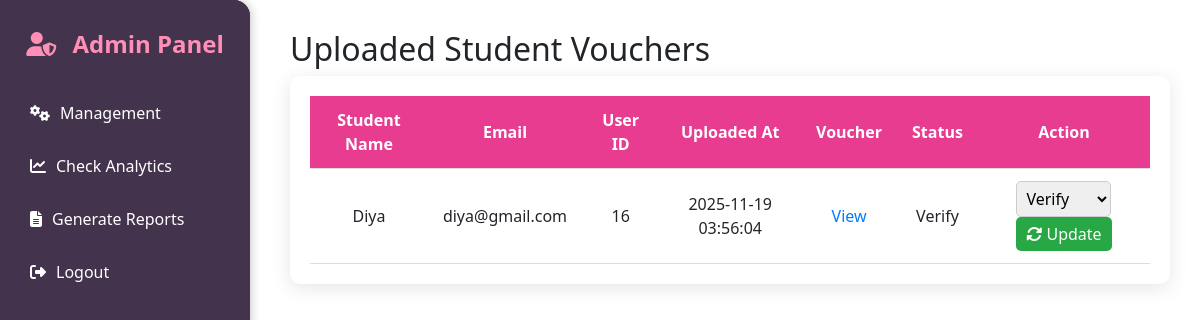
The page /manage_voucher.php (signed in) on the database its author committed.
### tables this page shows
CREATE TABLE `uploadvoucher` (
  `id` int(11) NOT NULL,
  `studentName` varchar(100) DEFAULT NULL,
  `instructorID` int(11) DEFAULT NULL,
  `filename` varchar(255) DEFAULT NULL,
  `uploaded_at` timestamp NOT NULL DEFAULT current_timestamp(),
  `email` varchar(100) DEFAULT NULL,
  `status` varchar(20) DEFAULT 'Pending',
  `user_id` int(11) DEFAULT NULL
);

### manage_voucher.php (the view, shortened to what this page needs)
<?php
include '../db_connection.php';
$sql = "SELECT id, studentName, email, filename, status, uploaded_at, user_id FROM uploadvoucher ORDER BY uploaded_at DESC";
$result = $conn->query($sql);
?>
<!DOCTYPE html>
<html lang="en">
<head>
<link href="https://cdn.jsdelivr.net/npm/bootstrap@5.3.0/dist/css/bootstrap.min.css" rel="stylesheet">
<link rel="stylesheet" href="https://cdnjs.cloudflare.com/ajax/libs/font-awesome/6.4.0/css/all.min.css">
</head>
<body>
<div class="sidebar">
    <?php include 'sidebar_admin.php'; ?>
</div>
<div class="content">
    <h2>Uploaded Student Vouchers</h2>
    <div class="table-container">
        <table class="voucher-table">
            <thead>
                <tr>
                    <th>Student Name</th>
                    <th>Email</th>
                    <th>User ID</th>
                    <th>Uploaded At</th>
                    <th>Voucher</th>
                    <th>Status</th>
                    <th>Action</th>
                </tr>
            </thead>
            <tbody>
                <?php if ($result && $result->num_rows > 0): ?>
                    <?php while ($row = $result->fetch_assoc()): ?>
                    <tr>
                        <td><?= htmlspecialchars($row['studentName']); ?></td>
                        <td><?= htmlspecialchars($row['email']); ?></td>
                        <td><?= htmlspecialchars($row['user_id']); ?></td>
                        <td><?= htmlspecialchars($row['uploaded_at']); ?></td>
                        <td><a class="voucher-link" href="<?= htmlspecialchars($row['filename']); ?>" target="_blank">View</a></td>
                        <td><?= htmlspecialchars($row['status']); ?></td>
                        <td>
                            <form method="POST">
                                <select name="new_status">
                                    <option value="Verify" <?= $row['status']=='Verify'?'selected':'' ?>>Verify</option>
                                </select>
                                <button type="submit" class="btn-update"><i class="fas fa-sync-alt"></i> Update</button>
                            </form>
                        </td>
                    </tr>
                    <?php endwhile; ?>
                <?php else: ?>
                    <tr><td colspan="7">No vouchers uploaded yet.</td></tr>
                <?php endif; ?>
            </tbody>
        </table>
    </div>
</div>
</body>
</html>

### manage_voucher.php (style rules this page uses)
body { background-color: #f0f2f5; font-family: Arial, sans-serif; }
.sidebar { width: 250px; background-color: #343a40; color: white; position: fixed; height: 100%; top: 0; left: 0; padding-top: 20px; }
.content { margin-left: 260px; padding: 30px; }
h2 { color: #003366; margin-bottom: 20px; }
.table-container { width: 100%; background: #fff; padding: 20px; border-radius: 10px; box-shadow: 0 4px 20px rgba(0,0,0,0.1); }
.voucher-table { width: 100%; border-collapse: collapse; }
.voucher-table th, .voucher-table td { padding: 12px 15px; text-align: center; border-bottom: 1px solid #ddd; }
.voucher-table th { background-color: #E83C91; color: #fff; }
.voucher-link { color: #007bff; text-decoration: none; }
select { padding: 5px; border-radius: 5px; border: 1px solid #ccc; }
.btn-update { padding: 5px 10px; border-radius: 5px; border: none; background-color: #28a745; color: #fff; cursor: pointer; }

### sidebar_admin.php (style rules this page uses)
.sidebar { height: 100vh; width: 250px; position: fixed; background-color: #43334C; padding-top: 30px; border-top-right-radius: 16px; border-bottom-right-radius: 16px; box-shadow: 2px 0 10px rgba(0,0,0,0.1); }

### rows shown on the page
uploadvoucher: studentName "Diya", email "diya@gmail.com", user "16", uploaded_at "2025-11-19 03:56:04", status "Verify", new_status "Verify"
